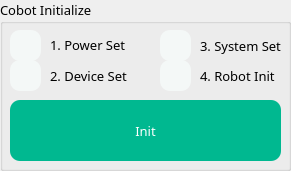
   <widget class="QGroupBox" name="groupBox">
    <property name="geometry">
     <rect>
      <x>200</x>
      <y>10</y>
      <width>291</width>
      <height>171</height>
     </rect>
    </property>
    <property name="font">
     <font>
      <family>나눔스퀘어 네오 Regular</family>
      <pointsize>10</pointsize>
     </font>
    </property>
    <property name="title">
     <string>Cobot Initialize</string>
    </property>
    <widget class="QPushButton" name="BTN_COBOT_INIT">
     <property name="geometry">
      <rect>
       <x>10</x>
       <y>100</y>
       <width>271</width>
       <height>61</height>
      </rect>
     </property>
     <property name="font">
      <font>
       <family>나눔스퀘어 네오 Heavy</family>
      </font>
     </property>
     <property name="styleSheet">
      <string notr="true">background-color: rgb(0, 184, 144);
color: rgb(255, 255, 255);
border-radius: 10px;</string>
     </property>
     <property name="text">
      <string>Init</string>
     </property>
    </widget>
    <widget class="QLineEdit" name="LE_INIT_POWER">
     <property name="geometry">
      <rect>
       <x>10</x>
       <y>30</y>
       <width>31</width>
       <height>31</height>
      </rect>
     </property>
     <property name="font">
      <font>
       <family>Baskerville Old Face</family>
      </font>
     </property>
     <property name="styleSheet">
      <string notr="true">border-radius: 10px;
background-color: rgb(244, 248, 247);</string>
     </property>
    </widget>
    <widget class="QLabel" name="label_4">
     <property name="geometry">
      <rect>
       <x>50</x>
       <y>29</y>
       <width>91</width>
       <height>31</height>
      </rect>
     </property>
     <property name="font">
      <font>
       <family>나눔스퀘어 네오 Regular</family>
      </font>
     </property>
     <property name="text">
      <string>1. Power Set</string>
     </property>
    </widget>
    <widget class="QLabel" name="label_5">
     <property name="geometry">
      <rect>
       <x>50</x>
       <y>60</y>
       <width>91</width>
       <height>31</height>
      </rect>
     </property>
     <property name="font">
      <font>
       <family>나눔스퀘어 네오 Regular</family>
      </font>
     </property>
     <property name="text">
      <string>2. Device Set</string>
     </property>
    </widget>
    <widget class="QLineEdit" name="LE_INIT_DEVICE">
     <property name="geometry">
      <rect>
       <x>10</x>
       <y>60</y>
       <width>31</width>
       <height>31</height>
      </rect>
     </property>
     <property name="font">
      <font>
       <family>Baskerville Old Face</family>
      </font>
     </property>
     <property name="styleSheet">
      <string notr="true">border-radius: 10px;
background-color: rgb(244, 248, 247);</string>
     </property>
    </widget>
    <widget class="QLabel" name="label_6">
     <property name="geometry">
      <rect>
       <x>200</x>
       <y>30</y>
       <width>101</width>
       <height>31</height>
      </rect>
     </property>
     <property name="font">
      <font>
       <family>나눔스퀘어 네오 Regular</family>
      </font>
     </property>
     <property name="text">
      <string>3. System Set</string>
     </property>
    </widget>
    <widget class="QLineEdit" name="LE_INIT_SYSTEM">
     <property name="geometry">
      <rect>
       <x>160</x>
       <y>30</y>
       <width>31</width>
       <height>31</height>
      </rect>
     </property>
     <property name="font">
      <font>
       <family>Baskerville Old Face</family>
      </font>
     </property>
     <property name="styleSheet">
      <string notr="true">border-radius: 10px;
background-color: rgb(244, 248, 247);</string>
     </property>
    </widget>
    <widget class="QLineEdit" name="LE_INIT_ROBOT">
     <property name="geometry">
      <rect>
       <x>160</x>
       <y>60</y>
       <width>31</width>
       <height>31</height>
      </rect>
     </property>
     <property name="font">
      <font>
       <family>Baskerville Old Face</family>
      </font>
     </property>
     <property name="styleSheet">
      <string notr="true">border-radius: 10px;
background-color: rgb(244, 248, 247);</string>
     </property>
    </widget>
    <widget class="QLabel" name="label_7">
     <property name="geometry">
      <rect>
       <x>200</x>
       <y>60</y>
       <width>101</width>
       <height>31</height>
      </rect>
     </property>
     <property name="font">
      <font>
       <family>나눔스퀘어 네오 Regular</family>
      </font>
     </property>
     <property name="text">
      <string>4. Robot Init</string>
     </property>
    </widget>
   </widget>
